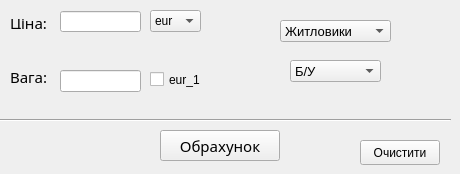
    <widget class="QWidget" name="Trailer">
     <attribute name="title">
      <string>Причепи</string>
     </attribute>
     <widget class="QLineEdit" name="ETprice">
      <property name="geometry">
       <rect>
        <x>60</x>
        <y>11</y>
        <width>81</width>
        <height>21</height>
       </rect>
      </property>
     </widget>
     <widget class="QComboBox" name="cBTuse">
      <property name="geometry">
       <rect>
        <x>290</x>
        <y>60</y>
        <width>91</width>
        <height>22</height>
       </rect>
      </property>
      <property name="font">
       <font>
        <pointsize>10</pointsize>
       </font>
      </property>
      <item>
       <property name="text">
        <string>Б/У</string>
       </property>
      </item>
      <item>
       <property name="text">
        <string>Нові</string>
       </property>
      </item>
     </widget>
     <widget class="QLabel" name="LTprice">
      <property name="geometry">
       <rect>
        <x>10</x>
        <y>16</y>
        <width>47</width>
        <height>13</height>
       </rect>
      </property>
      <property name="font">
       <font>
        <family>MS Reference Sans Serif</family>
        <pointsize>11</pointsize>
       </font>
      </property>
      <property name="text">
       <string>Ціна:</string>
      </property>
      <property name="textFormat">
       <enum>Qt::AutoText</enum>
      </property>
     </widget>
     <widget class="QComboBox" name="cBTval">
      <property name="geometry">
       <rect>
        <x>150</x>
        <y>10</y>
        <width>51</width>
        <height>22</height>
       </rect>
      </property>
      <item>
       <property name="text">
        <string>eur</string>
       </property>
      </item>
      <item>
       <property name="text">
        <string>usd</string>
       </property>
      </item>
      <item>
       <property name="text">
        <string>zlt</string>
       </property>
      </item>
      <item>
       <property name="text">
        <string>chf</string>
       </property>
      </item>
     </widget>
     <widget class="QLineEdit" name="ETweight">
      <property name="geometry">
       <rect>
        <x>60</x>
        <y>70</y>
        <width>81</width>
        <height>22</height>
       </rect>
      </property>
     </widget>
     <widget class="QLabel" name="LTvolume">
      <property name="geometry">
       <rect>
        <x>10</x>
        <y>70</y>
        <width>47</width>
        <height>13</height>
       </rect>
      </property>
      <property name="font">
       <font>
        <family>MS Reference Sans Serif</family>
        <pointsize>11</pointsize>
       </font>
      </property>
      <property name="text">
       <string>Вага:</string>
      </property>
     </widget>
     <widget class="QPushButton" name="BTclear">
      <property name="geometry">
       <rect>
        <x>360</x>
        <y>140</y>
        <width>80</width>
        <height>25</height>
       </rect>
      </property>
      <property name="text">
       <string>Очистити</string>
      </property>
     </widget>
     <widget class="Line" name="Tline">
      <property name="geometry">
       <rect>
        <x>0</x>
        <y>110</y>
        <width>451</width>
        <height>20</height>
       </rect>
      </property>
      <property name="orientation">
       <enum>Qt::Horizontal</enum>
      </property>
     </widget>
     <widget class="QPushButton" name="BTcalc">
      <property name="geometry">
       <rect>
        <x>160</x>
        <y>130</y>
        <width>120</width>
        <height>31</height>
       </rect>
      </property>
      <property name="font">
       <font>
        <family>MS Reference Sans Serif</family>
        <pointsize>11</pointsize>
       </font>
      </property>
      <property name="text">
       <string>Обрахунок</string>
      </property>
     </widget>
     <widget class="QCheckBox" name="cBTeur_1">
      <property name="geometry">
       <rect>
        <x>150</x>
        <y>70</y>
        <width>72</width>
        <height>19</height>
       </rect>
      </property>
      <property name="text">
       <string>eur_1</string>
      </property>
     </widget>
     <widget class="QComboBox" name="cBTtyp">
      <property name="geometry">
       <rect>
        <x>280</x>
        <y>20</y>
        <width>111</width>
        <height>22</height>
       </rect>
      </property>
      <property name="font">
       <font>
        <pointsize>10</pointsize>
       </font>
      </property>
      <item>
       <property name="text">
        <string>Житловики</string>
       </property>
      </item>
      <item>
       <property name="text">
        <string>Інші</string>
       </property>
      </item>
     </widget>
    </widget>
